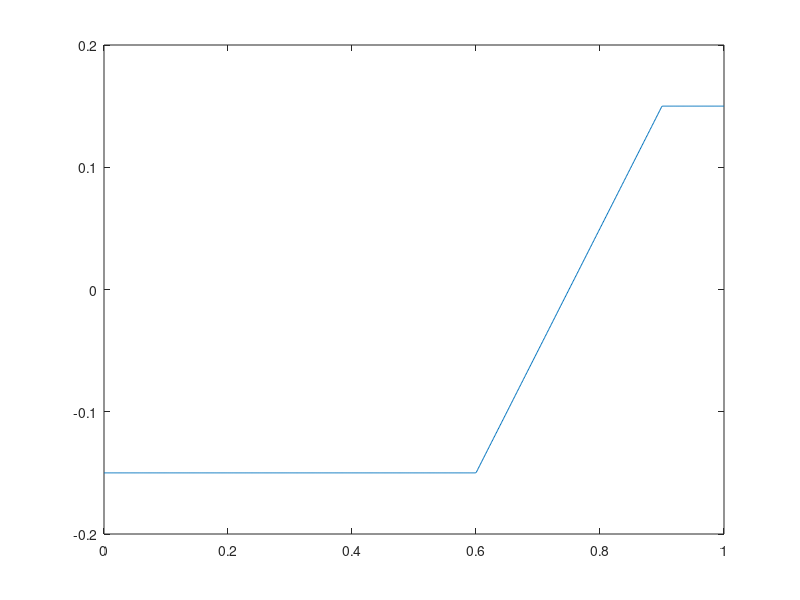

This chart was generated by the following MATLAB code: (Note: this script raises an error after producing the figure.)
clc;
clear all;
close all;

global x1 x2 eps
x1 =0.9;
x2 =0.6;
eps=10^(-3.3);
h=0.0011;

d1 = 0.5*(x2^2-x1^2-x2+x1);
d2 = -0.5*((1-x2)^2 -(1-x1)^2);
d3 = 0.5*(x2^2-x1^2);


xx=0:h:1;

y1=0.5*((x2-xx).*sign(x2-xx)-(x1-xx).*sign(x1-xx));
figure(1)
plot(xx,y1)
test= mean(y1);
test2=mean(y1-d1)

y2 =  double((x2-xx).*heaviside(x2-xx)-(x1-xx).*heaviside(x1-xx));
figure(2)
plot(xx,y2)
test3=mean(y2);
test4=mean(y2-d3)